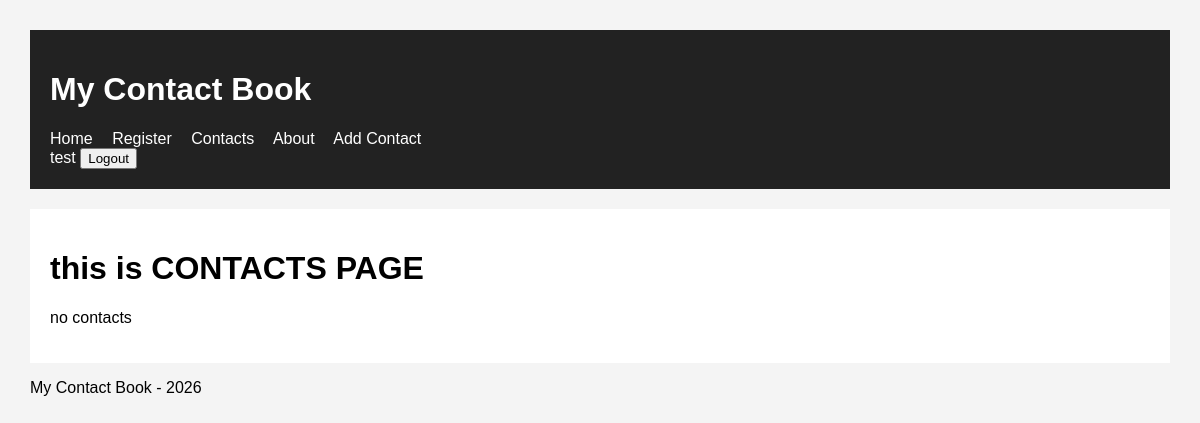
/app/contacts/ (signed in), run on an earlier commit of the app's database.
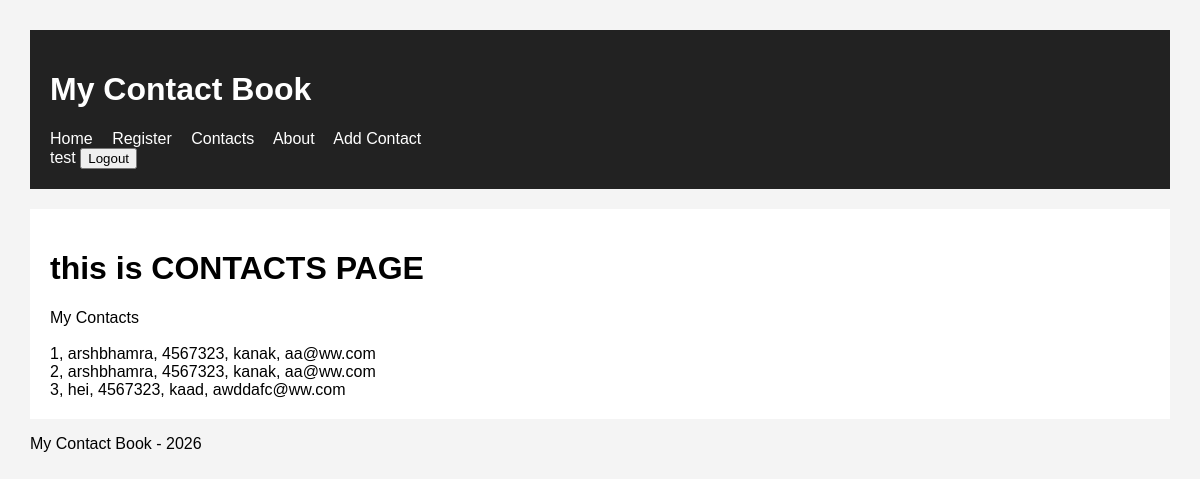
And on a later commit of the database.
### contacts/models.py (models this page shows, shortened)
class Contacts(models.Model):
    user = models.ForeignKey(
        User,
        on_delete=models.CASCADE,
        related_name="contacts"
    )
    name = models.CharField(max_length=100)
    phone = models.CharField(max_length=15)
    email = models.EmailField()
    city = models.CharField(max_length=100)
    created_at = models.DateTimeField(auto_now_add=True)
    class Meta:
        verbose_name = "Contact"
        verbose_name_plural = "Contacts"

### contacts/views.py (the view)
# urls.py: path("app/", include('contacts.urls')),
@login_required
def contacts(request):
   contacts = Contacts.objects.filter(user=request.user)
   return render( request, 'contacts/contacts.html', {'contacts':contacts})

### contacts/templates/contacts/contacts.html
{% extends 'contacts/base.html' %}
{% block content %}
<h1>this is CONTACTS PAGE</h1>
{% if contacts %}
<span>My Contacts</span>
<br /><br />
{% for contact in contacts %}
<span>{{ forloop.counter }}, {{ contact.name }}, {{ contact.phone }}, {{ contact.city }}, {{ contact.email }} <br /></span>
{% empty %}
<p>no contacts</p>
{% endfor %}
{% else %}
<p>no contacts</p>
{% endif %}
{% endblock %}

### contacts/templates/contacts/base.html (shortened to what this page needs)
{% load static %}
<!doctype html>
<html>
<head>
    <link rel="stylesheet" href="{% static 'contacts/css/style.css' %}">
</head>
<body>
    <header>
        <h1>My Contact Book</h1>
        {% if user.is_authenticated %}
        <nav>
            <a href="{% url 'home' %}">Home</a>
            <a href="{% url 'register' %}">Register</a>
            <a href="{% url 'contacts' %}"> Contacts</a>
            <a href="{% url 'about' %}">About</a>
            <a href="{% url 'add_contact' %}">Add Contact</a>
        </nav>
         <form method="POST" action="{% url 'logout' %}">
       {{ request.user }}
        <button type="submit"> Logout </button>
        </form>
    </header>
      {% else %}
        <a href=" {% url 'login' %}"> Login </a></br>
        <a href="{% url 'register' %}">Register </a>
    {% endif %}
    <main>{% block content %} {% endblock %}</main>
    <footer>
        <p>My Contact Book - 2026</p>
    </footer>
</body>
</html>

### contacts/static/contacts/css/style.css (style rules this page uses)
body { font-family: Arial, sans-serif; margin: 30px; background: #f4f4f4; }
header { background: #222; color: white; padding: 20px; }
nav a { color: white; margin-right: 15px; text-decoration: none; }
main { background: white; padding: 20px; margin-top: 20px; }

What changed in the data, as far as the page shows it:
now on this page (row edited): Contacts: name "arshbhamra", phone "4567323", city "kanak", email "aa@ww.com"
added Contacts: name "arshbhamra", phone "4567323", city "kanak", email "aa@ww.com"
now on this page (row edited): Contacts: name "hei", phone "4567323", city "kaad", email "awddafc@ww.com"
Also different on the page:
text no longer shown: "no contacts"
text now shown: "My Contacts"
